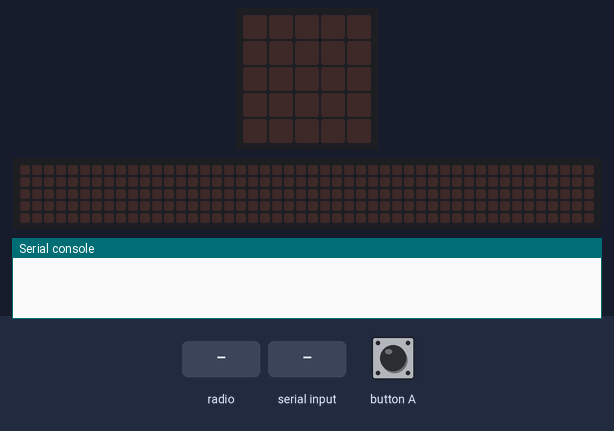
Simulated run of this program. Board: BBC micro:bit (MakeCode). Shown: the board's 5×5 LED display, a strip that is not on the board, showing the scrolling text unrolled, the last lines printed to the serial console. The test bench sets the inputs (shaded band). No radio messages arrive unless stated (any console line starting 'radio sent:' is added by the test bench); the 48×5 strip is a reading aid, not a part: it shows the text the display is scrolling, unrolled, one strip-width of it at a time.

Above: at 1.2 s.
1.3 s: button A pressed for 0.15 s
At 1.52 s:
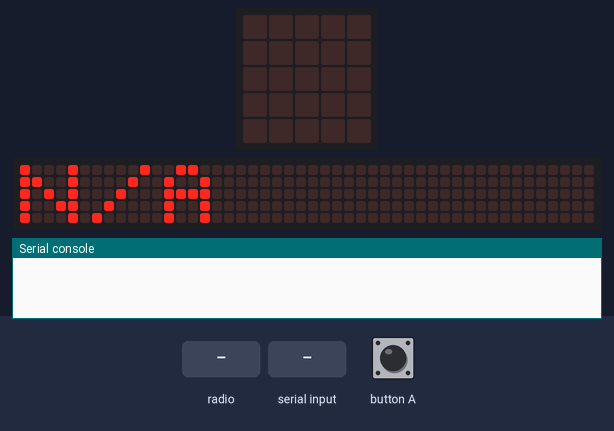
At 1.97 s:
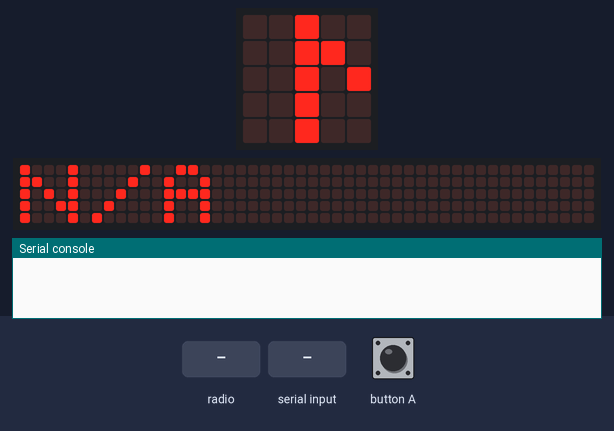
4.3 s: radio message ":" arrives
6.5 s: button A pressed for 0.15 s
At 7.8 s:
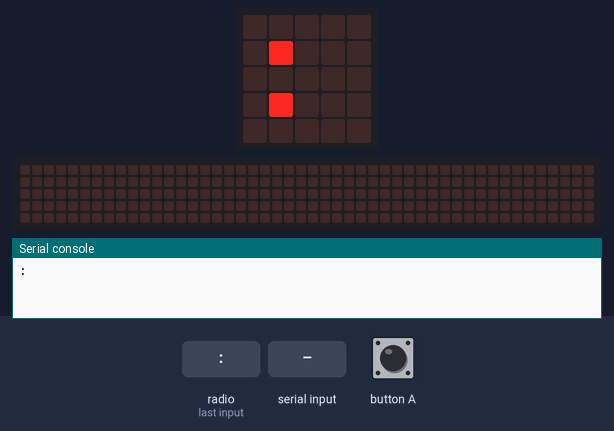
8.1 s: "1" typed at the serial console
Timing chart, 0 to 10.6 s (numbered marks = the images above; inputs shaded):
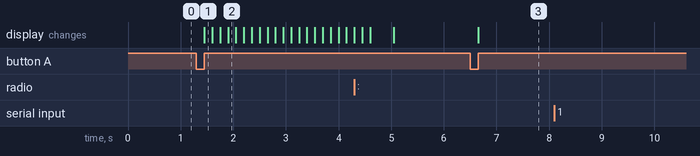

The program:

main.ts
```typescript
input.onButtonPressed(Button.A, function () {
    basic.showString(line)
})
serial.onDataReceived(serial.delimiters(Delimiters.Colon), function () {
    radio.sendString(":")
})
radio.onReceivedString(function (receivedString) {
    line = receivedString
    serial.writeLine(line)
})
let line = ""
radio.setGroup(1)
line = "N/A"
```

test.ts
```typescript
// テストはここに来ます。このパッケージが拡張機能として使用されるときにはコンパイルされません。
```

Measured:
- after the input at 1.3 s, the display: changes after 0.15 s (image 1)
- after the input at 6.5 s, the display: changes after 0.15 s (image 3)
